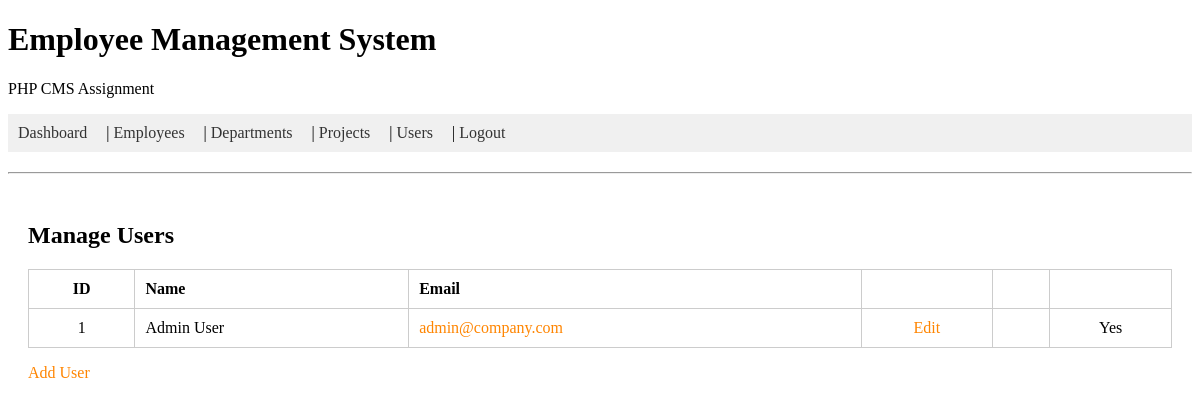
The page /admin/users.php (signed in) on the database its author committed.
### tables this page shows
CREATE TABLE `users` (
  `id` int(11) NOT NULL,
  `first` varchar(100) DEFAULT NULL,
  `last` varchar(100) DEFAULT NULL,
  `email` varchar(100) DEFAULT NULL,
  `password` varchar(100) DEFAULT NULL,
  `active` varchar(10) DEFAULT NULL,
  `date` timestamp NOT NULL DEFAULT CURRENT_TIMESTAMP
);

### admin/users.php (the view, shortened to what this page needs)
<?php
include( 'includes/database.php' );
include( 'includes/header.php' );
$query = 'SELECT *
  FROM users
  '.( ( $_SESSION['id'] != 1 and $_SESSION['id'] != 4 ) ? 'WHERE id = '.$_SESSION['id'].' ' : '' ).'
  ORDER BY last,first';
$result = mysqli_query( $connect, $query );
?>
<h2>Manage Users</h2>
<table>
  <tr>
    <th align="center">ID</th>
    <th align="left">Name</th>
    <th align="left">Email</th>
    <th></th>
    <th></th>
    <th></th>
  </tr>
  <?php while( $record = mysqli_fetch_assoc( $result ) ): ?>
    <tr>
      <td align="center"><?php echo $record['id']; ?></td>
      <td align="left"><?php echo htmlentities( $record['first'] ); ?> <?php echo htmlentities( $record['last'] ); ?></td>
      <td align="left"><a href="mailto:<?php echo htmlentities( $record['email'] ); ?>"><?php echo htmlentities( $record['email'] ); ?></a></td>
      <td align="center"><a href="users_edit.php?id=<?php echo $record['id']; ?>">Edit</a></td>
      <td align="center">
      </td>
      <td align="center">
        <?php echo $record['active']; ?>
      </td>
    </tr>
  <?php endwhile; ?>
</table>
<p><a href="users_add.php"><i class="fas fa-plus-square"></i> Add User</a></p>
<?php
include( 'includes/footer.php' );
?>

### admin/styles.css (style rules this page uses)
a:link, a:active, a:hover, a:visited { text-decoration: none; color: #FF8500; }
table { width: 100%; border: 1px solid #ccc; border-spacing: 0; border-collapse: collapse; }
td, th { border: 1px solid #ccc; padding: 10px; }
th { white-space: nowrap; }

### rows shown on the page
users: id "1", first "Admin", last "User", email "admin@company.com", active "Yes"
